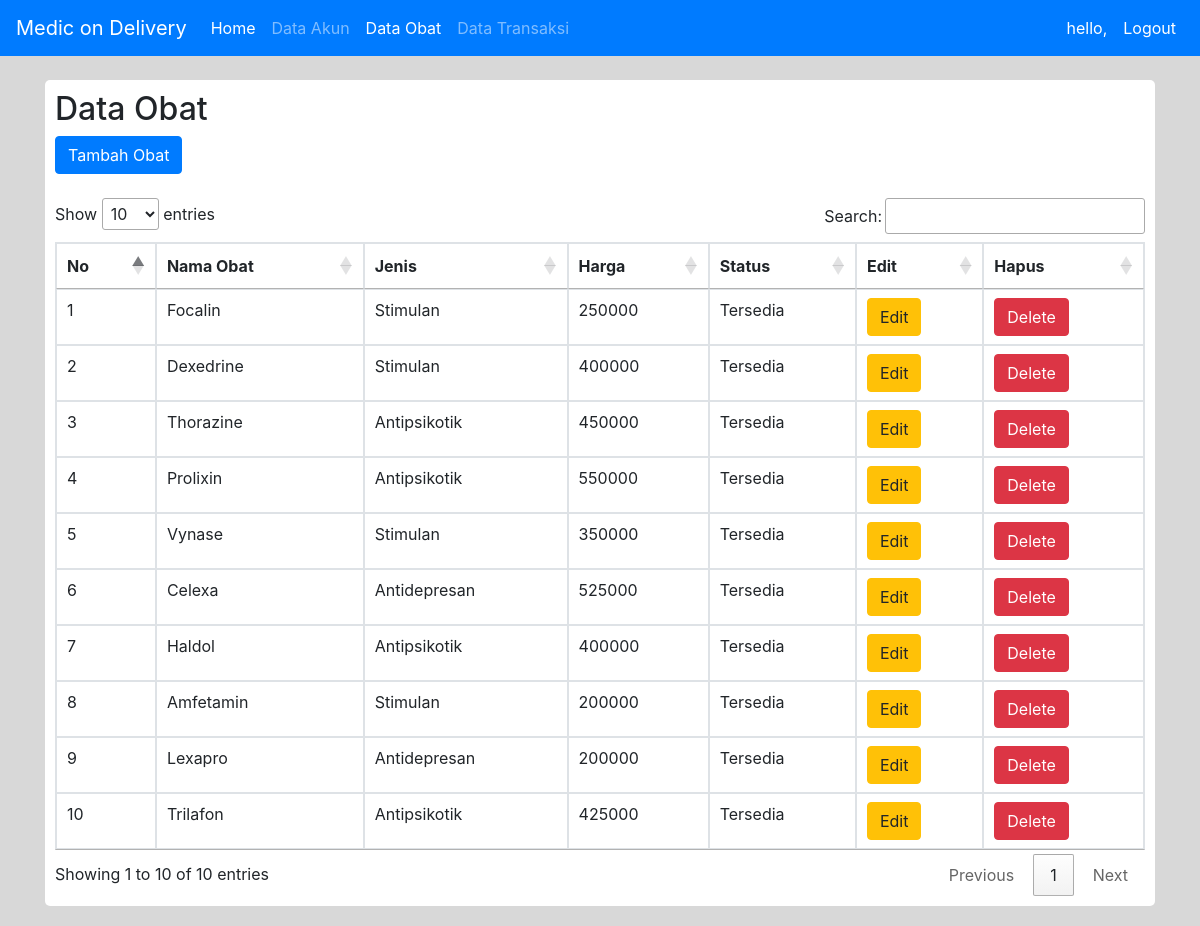
The page /index.php/admin/readobat on the database its author committed.
### tables this page shows
CREATE TABLE `obat` (
  `obat_id` int(11) NOT NULL,
  `nama_obat` varchar(30) NOT NULL,
  `jenis` varchar(20) NOT NULL,
  `harga` int(10) NOT NULL,
  `status_obat` varchar(10) NOT NULL
);

### application/controllers/admin.php (called while the page is built, shortened)
<?php
class admin extends CI_Controller {
	function __construct(){
        $this->load->model('akun');
        $this->load->model('obat');
        $this->load->model('transaksi');
	}
    public function readobat(){
        $data['data'] = $this->obat->read_obat()->result();
        $this->load->view('admin_obat', $data);
    }
}
?>

### index.php (called while the page is built, shortened)
<?php
require_once BASEPATH.'core/CodeIgniter.php';

### application/models/obat.php (called while the page is built, shortened)
<?php
class obat extends CI_Model{
    public function read_obat() {
		return $this->db->get('obat');
	}
}
?>

### application/views/admin_obat.php (the view, shortened to what this page needs)
<!doctype html>
<html lang="en">
<head>
  <link href="<?= base_url() ?>template/css/bootstrap.min.css" rel="stylesheet">
  <link rel="stylesheet" type="text/css" href="https://cdn.datatables.net/1.10.19/css/jquery.dataTables.css">
</head>
<body>
    <header>
      <nav class="navbar navbar-expand-md navbar-dark fixed-top bg-primary">
        <a class="navbar-brand" href="">Medic on Delivery</a>
        <div class="collapse navbar-collapse" id="navbarCollapse">
          <ul class="navbar-nav mr-auto">
            <li class="nav-item active">
              <a class="nav-link" href="<?= site_url('admin/home_admin') ?>">Home</a>
            </li>
            <li class="nav-item">
              <a class="nav-link" href="<?= site_url('admin/readakun') ?>">Data Akun</a>
            </li>
            <li class="nav-item active">
              <a class="nav-link" href="<?= site_url('admin/readobat') ?>">Data Obat</a>
            </li>
            <li class="nav-item">
              <a class="nav-link" href="<?= site_url('admin/readtransaksi') ?>">Data Transaksi</a>
            </li>
          </ul>
          <ul class="navbar-nav nav justify-content-end ">
            <li class="nav-item active">
              <a class="nav-link" href="#"> hello, <?= $this->session->userdata('username'); ?> </a>
            </li>
            <li class="nav-item active">
              <a class="nav-link" href="<?= site_url('admin/logout') ?>">Logout</a>
            </li>
          </ul>
        </div>
      </nav>
    </header>
<div class="container">
    <div class="box">
      <h2>Data Obat</h2>
      <button type="button" class="btn btn-primary" data-toggle="modal" data-target="#tambah">Tambah Obat</button>
      <br><br>
      <table class="table table-bordered" id="table">
        <thead>
          <tr>
            <th>No</th>
            <th>Nama Obat</th>
            <th>Jenis</th>
            <th>Harga</th>
            <th>Status</th>
            <th>Edit</th>
            <th>Hapus</th>
          </tr>
        </thead>
        <tbody>
          <?php $no=1; foreach ($data as $d ) {?>
          <tr>
            <form action="">
              <td><?php echo $no++ ?></td>
              <td><?php echo $d->nama_obat ?></td>
              <td><?php echo $d->jenis ?></td>
              <td><?php echo $d->harga ?></td>
              <td><?php echo $d->status_obat ?></td>
              <td><button type="button" class="btn btn-warning" data-toggle="modal" data-target="#edit<?php echo $d->obat_id ?>"><i class="fas fa-user-edit"></i>Edit</button></td>
              <td><a type="button" class="btn btn-danger"  href="<?= site_url('admin/deleteobat/') . $d->obat_id; ?>" onClick="return confirm('Hapus Obat?')" ><i class="fas fa-user-times"></i>Delete</a></td>
            </form>
          </tr>
          <?php } ?>
        </tbody>
      </table>
    </div>
  </div>
</body>
</html>

### application/views/admin_obat.php (style rules this page uses)
.box { margin-top: 80px; margin-bottom: 20px; padding: 10px; background-color: #fff ; border-radius: 5px; }
body { background-color: #D8D8D8; }

### rows shown on the page
obat: nama_obat "Focalin", jenis "Stimulan", harga "250000", status_obat "Tersedia"
obat: nama_obat "Dexedrine", jenis "Stimulan", harga "400000", status_obat "Tersedia"
obat: nama_obat "Thorazine", jenis "Antipsikotik", harga "450000", status_obat "Tersedia"
obat: nama_obat "Prolixin", jenis "Antipsikotik", harga "550000", status_obat "Tersedia"
obat: nama_obat "Vynase", jenis "Stimulan", harga "350000", status_obat "Tersedia"
obat: nama_obat "Celexa", jenis "Antidepresan", harga "525000", status_obat "Tersedia"
obat: nama_obat "Haldol", jenis "Antipsikotik", harga "400000", status_obat "Tersedia"
obat: nama_obat "Amfetamin", jenis "Stimulan", harga "200000", status_obat "Tersedia"
obat: nama_obat "Lexapro", jenis "Antidepresan", harga "200000", status_obat "Tersedia"
obat: nama_obat "Trilafon", jenis "Antipsikotik", harga "425000", status_obat "Tersedia"
